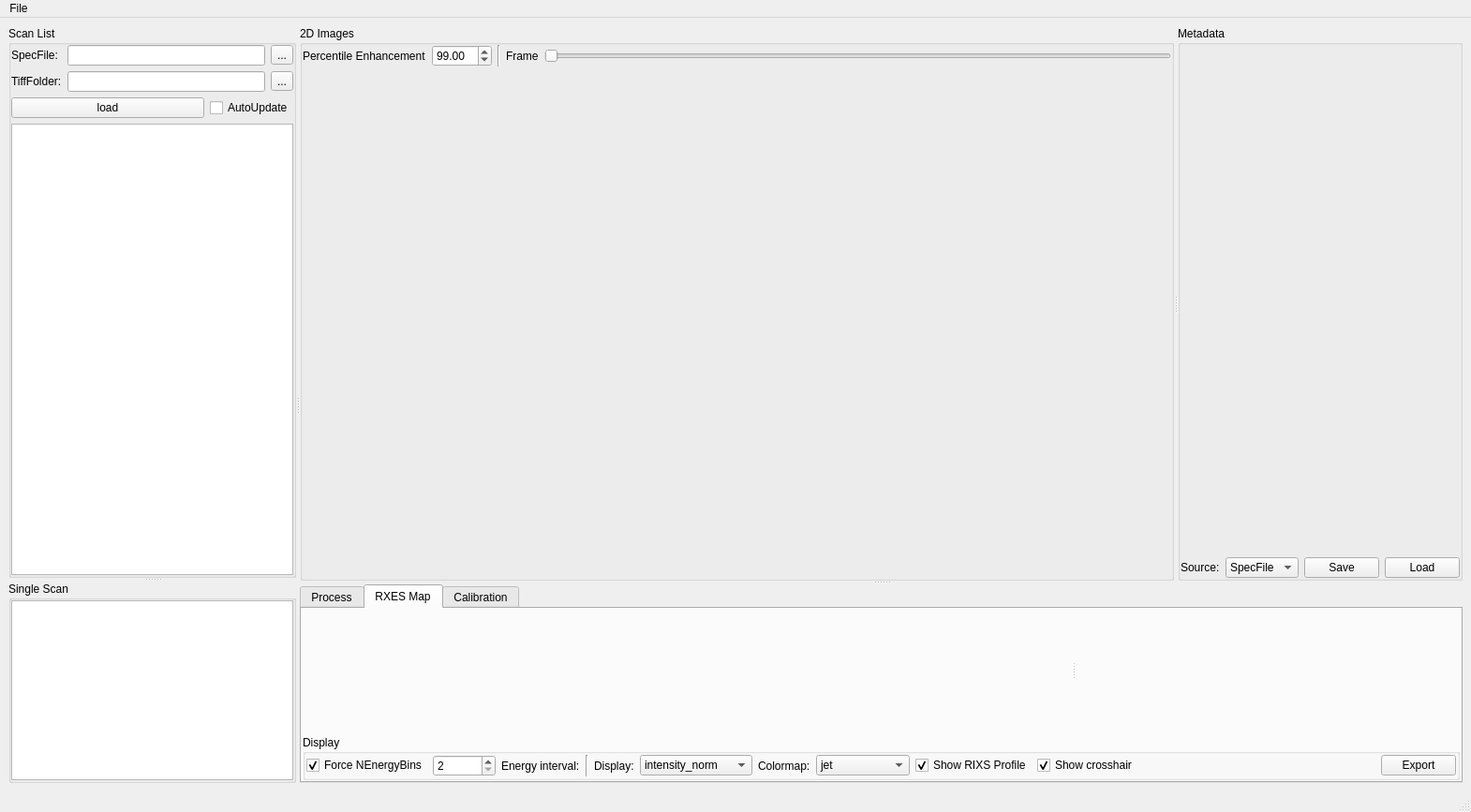
<?xml version="1.0" encoding="UTF-8"?>
<ui version="4.0">
 <class>MainWindow</class>
 <widget class="QMainWindow" name="MainWindow">
  <property name="geometry">
   <rect>
    <x>0</x>
    <y>0</y>
    <width>1570</width>
    <height>867</height>
   </rect>
  </property>
  <property name="windowTitle">
   <string>RIXSviewer</string>
  </property>
  <widget class="QWidget" name="centralwidget">
   <layout class="QGridLayout" name="gridLayout_11">
    <item row="0" column="0">
     <widget class="QSplitter" name="splitter_4">
      <property name="orientation">
       <enum>Qt::Orientation::Horizontal</enum>
      </property>
      <widget class="QSplitter" name="splitter_2">
       <property name="orientation">
        <enum>Qt::Orientation::Vertical</enum>
       </property>
       <widget class="QGroupBox" name="groupBox">
        <property name="sizePolicy">
         <sizepolicy hsizetype="Preferred" vsizetype="Preferred">
          <horstretch>0</horstretch>
          <verstretch>1</verstretch>
         </sizepolicy>
        </property>
        <property name="maximumSize">
         <size>
          <width>16777215</width>
          <height>16777215</height>
         </size>
        </property>
        <property name="title">
         <string>Scan List</string>
        </property>
        <layout class="QGridLayout" name="gridLayout">
         <property name="leftMargin">
          <number>0</number>
         </property>
         <property name="topMargin">
          <number>0</number>
         </property>
         <property name="rightMargin">
          <number>0</number>
         </property>
         <property name="bottomMargin">
          <number>0</number>
         </property>
         <item row="3" column="0" colspan="3">
          <widget class="QTableView" name="tableView_scan">
           <property name="sizePolicy">
            <sizepolicy hsizetype="Preferred" vsizetype="Preferred">
             <horstretch>0</horstretch>
             <verstretch>1</verstretch>
            </sizepolicy>
           </property>
           <property name="selectionMode">
            <enum>QAbstractItemView::SelectionMode::SingleSelection</enum>
           </property>
           <property name="selectionBehavior">
            <enum>QAbstractItemView::SelectionBehavior::SelectRows</enum>
           </property>
          </widget>
         </item>
         <item row="2" column="0" colspan="3">
          <layout class="QHBoxLayout" name="horizontalLayout_2">
           <item>
            <widget class="QPushButton" name="pushButton_load_scan">
             <property name="sizePolicy">
              <sizepolicy hsizetype="Expanding" vsizetype="Fixed">
               <horstretch>0</horstretch>
               <verstretch>0</verstretch>
              </sizepolicy>
             </property>
             <property name="minimumSize">
              <size>
               <width>30</width>
               <height>0</height>
              </size>
             </property>
             <property name="maximumSize">
              <size>
               <width>16777215</width>
               <height>16777215</height>
              </size>
             </property>
             <property name="text">
              <string>load</string>
             </property>
            </widget>
           </item>
           <item>
            <widget class="QCheckBox" name="checkBox_autoupdate">
             <property name="text">
              <string>AutoUpdate</string>
             </property>
            </widget>
           </item>
          </layout>
         </item>
         <item row="1" column="2">
          <widget class="QToolButton" name="toolButton_set_tifffolder">
           <property name="text">
            <string>...</string>
           </property>
          </widget>
         </item>
         <item row="0" column="1">
          <widget class="QLineEdit" name="lineEdit_specfilename">
           <property name="sizePolicy">
            <sizepolicy hsizetype="Expanding" vsizetype="Fixed">
             <horstretch>0</horstretch>
             <verstretch>0</verstretch>
            </sizepolicy>
           </property>
          </widget>
         </item>
         <item row="0" column="0">
          <widget class="QLabel" name="label">
           <property name="sizePolicy">
            <sizepolicy hsizetype="Fixed" vsizetype="Preferred">
             <horstretch>0</horstretch>
             <verstretch>0</verstretch>
            </sizepolicy>
           </property>
           <property name="text">
            <string>SpecFile:</string>
           </property>
          </widget>
         </item>
         <item row="1" column="1">
          <widget class="QLineEdit" name="lineEdit">
           <property name="sizePolicy">
            <sizepolicy hsizetype="Expanding" vsizetype="Fixed">
             <horstretch>0</horstretch>
             <verstretch>0</verstretch>
            </sizepolicy>
           </property>
          </widget>
         </item>
         <item row="1" column="0">
          <widget class="QLabel" name="label_3">
           <property name="sizePolicy">
            <sizepolicy hsizetype="Fixed" vsizetype="Preferred">
             <horstretch>0</horstretch>
             <verstretch>0</verstretch>
            </sizepolicy>
           </property>
           <property name="text">
            <string>TiffFolder:</string>
           </property>
          </widget>
         </item>
         <item row="0" column="2">
          <widget class="QToolButton" name="toolButton_load_specfile">
           <property name="text">
            <string>...</string>
           </property>
          </widget>
         </item>
        </layout>
       </widget>
       <widget class="QGroupBox" name="groupBox_2">
        <property name="sizePolicy">
         <sizepolicy hsizetype="Preferred" vsizetype="Preferred">
          <horstretch>0</horstretch>
          <verstretch>0</verstretch>
         </sizepolicy>
        </property>
        <property name="maximumSize">
         <size>
          <width>16777215</width>
          <height>16777215</height>
         </size>
        </property>
        <property name="title">
         <string>Single Scan</string>
        </property>
        <layout class="QGridLayout" name="gridLayout_2">
         <property name="leftMargin">
          <number>0</number>
         </property>
         <property name="topMargin">
          <number>0</number>
         </property>
         <property name="rightMargin">
          <number>0</number>
         </property>
         <property name="bottomMargin">
          <number>0</number>
         </property>
         <item row="0" column="0">
          <widget class="QTableView" name="tableView_image">
           <property name="sizePolicy">
            <sizepolicy hsizetype="Preferred" vsizetype="Preferred">
             <horstretch>0</horstretch>
             <verstretch>1</verstretch>
            </sizepolicy>
           </property>
          </widget>
         </item>
        </layout>
       </widget>
      </widget>
      <widget class="QSplitter" name="splitter_3">
       <property name="orientation">
        <enum>Qt::Orientation::Vertical</enum>
       </property>
       <widget class="QSplitter" name="splitter">
        <property name="orientation">
         <enum>Qt::Orientation::Horizontal</enum>
        </property>
        <widget class="QGroupBox" name="groupBox_2d_scattering">
         <property name="sizePolicy">
          <sizepolicy hsizetype="Preferred" vsizetype="Preferred">
           <horstretch>2</horstretch>
           <verstretch>2</verstretch>
          </sizepolicy>
         </property>
         <property name="title">
          <string>2D Images</string>
         </property>
         <layout class="QGridLayout" name="gridLayout_3">
          <property name="leftMargin">
           <number>0</number>
          </property>
          <property name="topMargin">
           <number>0</number>
          </property>
          <property name="rightMargin">
           <number>0</number>
          </property>
          <property name="bottomMargin">
           <number>0</number>
          </property>
          <item row="1" column="0" colspan="5">
           <widget class="GraphicsLayoutWidget" name="widget_img" native="true">
            <property name="sizePolicy">
             <sizepolicy hsizetype="Preferred" vsizetype="Preferred">
              <horstretch>0</horstretch>
              <verstretch>3</verstretch>
             </sizepolicy>
            </property>
           </widget>
          </item>
          <item row="0" column="4">
           <widget class="QSlider" name="horizontalSlider_frame_index">
            <property name="orientation">
             <enum>Qt::Orientation::Horizontal</enum>
            </property>
           </widget>
          </item>
          <item row="0" column="1">
           <widget class="QDoubleSpinBox" name="doubleSpinBox_percentile_cutoff">
            <property name="minimum">
             <double>50.000000000000000</double>
            </property>
            <property name="maximum">
             <double>100.000000000000000</double>
            </property>
            <property name="singleStep">
             <double>0.100000000000000</double>
            </property>
            <property name="value">
             <double>99.000000000000000</double>
            </property>
           </widget>
          </item>
          <item row="0" column="3">
           <widget class="QLabel" name="label_6">
            <property name="text">
             <string>Frame</string>
            </property>
           </widget>
          </item>
          <item row="0" column="0">
           <widget class="QLabel" name="label_2">
            <property name="text">
             <string>Percentile Enhancement</string>
            </property>
           </widget>
          </item>
          <item row="0" column="2">
           <widget class="Line" name="line_6">
            <property name="orientation">
             <enum>Qt::Orientation::Vertical</enum>
            </property>
           </widget>
          </item>
         </layout>
        </widget>
        <widget class="QGroupBox" name="groupBox_4">
         <property name="sizePolicy">
          <sizepolicy hsizetype="Minimum" vsizetype="Preferred">
           <horstretch>0</horstretch>
           <verstretch>2</verstretch>
          </sizepolicy>
         </property>
         <property name="minimumSize">
          <size>
           <width>0</width>
           <height>300</height>
          </size>
         </property>
         <property name="title">
          <string>Metadata</string>
         </property>
         <layout class="QGridLayout" name="gridLayout_8">
          <property name="leftMargin">
           <number>0</number>
          </property>
          <property name="topMargin">
           <number>0</number>
          </property>
          <property name="rightMargin">
           <number>0</number>
          </property>
          <property name="bottomMargin">
           <number>0</number>
          </property>
          <item row="0" column="0" rowspan="2">
           <layout class="QGridLayout" name="gridLayout_5">
            <item row="0" column="0" colspan="4">
             <widget class="ParameterTree" name="widget_ptree" native="true">
              <property name="sizePolicy">
               <sizepolicy hsizetype="Preferred" vsizetype="Preferred">
                <horstretch>0</horstretch>
                <verstretch>1</verstretch>
               </sizepolicy>
              </property>
              <property name="minimumSize">
               <size>
                <width>100</width>
                <height>200</height>
               </size>
              </property>
             </widget>
            </item>
            <item row="1" column="0">
             <widget class="QLabel" name="label_4">
              <property name="text">
               <string>Source:</string>
              </property>
             </widget>
            </item>
            <item row="1" column="1">
             <widget class="QComboBox" name="comboBox_metasource">
              <item>
               <property name="text">
                <string>SpecFile</string>
               </property>
              </item>
              <item>
               <property name="text">
                <string>PV</string>
               </property>
              </item>
              <item>
               <property name="text">
                <string>USER</string>
               </property>
              </item>
             </widget>
            </item>
            <item row="1" column="2">
             <widget class="QPushButton" name="pushButton_4">
              <property name="text">
               <string>Save</string>
              </property>
             </widget>
            </item>
            <item row="1" column="3">
             <widget class="QPushButton" name="pushButton_3">
              <property name="text">
               <string>Load</string>
              </property>
             </widget>
            </item>
           </layout>
          </item>
         </layout>
        </widget>
       </widget>
       <widget class="QTabWidget" name="tabWidget">
        <property name="currentIndex">
         <number>1</number>
        </property>
        <widget class="QWidget" name="tab_2">
         <attribute name="title">
          <string>Process</string>
         </attribute>
         <layout class="QGridLayout" name="gridLayout_4">
          <property name="leftMargin">
           <number>1</number>
          </property>
          <property name="topMargin">
           <number>1</number>
          </property>
          <property name="rightMargin">
           <number>1</number>
          </property>
          <property name="bottomMargin">
           <number>1</number>
          </property>
          <item row="0" column="0">
           <widget class="GraphicsLayoutWidget" name="widget_binhdl" native="true">
            <property name="sizePolicy">
             <sizepolicy hsizetype="Preferred" vsizetype="Preferred">
              <horstretch>0</horstretch>
              <verstretch>3</verstretch>
             </sizepolicy>
            </property>
           </widget>
          </item>
          <item row="1" column="0">
           <widget class="QGroupBox" name="groupBox_6">
            <property name="title">
             <string>Process</string>
            </property>
            <layout class="QGridLayout" name="gridLayout_7">
             <property name="leftMargin">
              <number>1</number>
             </property>
             <property name="topMargin">
              <number>1</number>
             </property>
             <property name="rightMargin">
              <number>1</number>
             </property>
             <property name="bottomMargin">
              <number>1</number>
             </property>
             <item row="0" column="0">
              <widget class="QCheckBox" name="checkBox_overwrite_binning_points">
               <property name="text">
                <string>Force NEnergyBins</string>
               </property>
              </widget>
             </item>
             <item row="0" column="1">
              <widget class="QSpinBox" name="spinBox_force_binning_points">
               <property name="enabled">
                <bool>false</bool>
               </property>
               <property name="sizePolicy">
                <sizepolicy hsizetype="Fixed" vsizetype="Fixed">
                 <horstretch>0</horstretch>
                 <verstretch>0</verstretch>
                </sizepolicy>
               </property>
               <property name="minimum">
                <number>10</number>
               </property>
               <property name="maximum">
                <number>9999</number>
               </property>
              </widget>
             </item>
             <item row="0" column="2">
              <widget class="QLabel" name="label_energy_interval">
               <property name="sizePolicy">
                <sizepolicy hsizetype="Fixed" vsizetype="Preferred">
                 <horstretch>0</horstretch>
                 <verstretch>0</verstretch>
                </sizepolicy>
               </property>
               <property name="minimumSize">
                <size>
                 <width>220</width>
                 <height>0</height>
                </size>
               </property>
               <property name="maximumSize">
                <size>
                 <width>220</width>
                 <height>16777215</height>
                </size>
               </property>
               <property name="text">
                <string>Energy Interval:</string>
               </property>
              </widget>
             </item>
             <item row="0" column="3">
              <widget class="Line" name="line">
               <property name="orientation">
                <enum>Qt::Orientation::Vertical</enum>
               </property>
              </widget>
             </item>
             <item row="0" column="4">
              <widget class="QCheckBox" name="checkBox_show_rawdata">
               <property name="text">
                <string>Show RawData</string>
               </property>
              </widget>
             </item>
             <item row="0" column="5">
              <widget class="Line" name="line_3">
               <property name="orientation">
                <enum>Qt::Orientation::Vertical</enum>
               </property>
              </widget>
             </item>
             <item row="0" column="6">
              <widget class="QLabel" name="label_10">
               <property name="text">
                <string>Progress:</string>
               </property>
              </widget>
             </item>
             <item row="0" column="7">
              <widget class="QProgressBar" name="progressBar_process">
               <property name="sizePolicy">
                <sizepolicy hsizetype="Expanding" vsizetype="Fixed">
                 <horstretch>2</horstretch>
                 <verstretch>0</verstretch>
                </sizepolicy>
               </property>
               <property name="value">
                <number>0</number>
               </property>
              </widget>
             </item>
             <item row="0" column="8">
              <widget class="Line" name="line_10">
               <property name="orientation">
                <enum>Qt::Orientation::Vertical</enum>
               </property>
              </widget>
             </item>
             <item row="0" column="9">
              <widget class="QLabel" name="label_11">
               <property name="text">
                <string>Plot</string>
               </property>
              </widget>
             </item>
             <item row="0" column="10">
              <widget class="QComboBox" name="comboBox_plottarget">
               <property name="sizePolicy">
                <sizepolicy hsizetype="Fixed" vsizetype="Fixed">
                 <horstretch>2</horstretch>
                 <verstretch>0</verstretch>
                </sizepolicy>
               </property>
               <property name="minimumSize">
                <size>
                 <width>120</width>
                 <height>0</height>
                </size>
               </property>
               <item>
                <property name="text">
                 <string>intensity_norm</string>
                </property>
               </item>
               <item>
                <property name="text">
                 <string>i0_norm</string>
                </property>
               </item>
               <item>
                <property name="text">
                 <string>i2_norm</string>
                </property>
               </item>
               <item>
                <property name="text">
                 <string>mmepin1_norm</string>
                </property>
               </item>
               <item>
                <property name="text">
                 <string>mmepin2_norm</string>
                </property>
               </item>
               <item>
                <property name="text">
                 <string>pseudo_cps</string>
                </property>
               </item>
               <item>
                <property name="text">
                 <string>intensity_raw</string>
                </property>
               </item>
               <item>
                <property name="text">
                 <string>A</string>
                </property>
               </item>
               <item>
                <property name="text">
                 <string>i0</string>
                </property>
               </item>
               <item>
                <property name="text">
                 <string>i2</string>
                </property>
               </item>
               <item>
                <property name="text">
                 <string>mmepin1</string>
                </property>
               </item>
               <item>
                <property name="text">
                 <string>mmepin2</string>
                </property>
               </item>
              </widget>
             </item>
             <item row="0" column="11">
              <widget class="Line" name="line_9">
               <property name="orientation">
                <enum>Qt::Orientation::Vertical</enum>
               </property>
              </widget>
             </item>
             <item row="0" column="12">
              <widget class="QPushButton" name="pushButton_process">
               <property name="text">
                <string>Apply</string>
               </property>
              </widget>
             </item>
             <item row="0" column="13">
              <widget class="QPushButton" name="pushButton_save">
               <property name="text">
                <string>Export</string>
               </property>
              </widget>
             </item>
            </layout>
           </widget>
          </item>
         </layout>
        </widget>
        <widget class="QWidget" name="tab_rxesmap">
         <attribute name="title">
          <string>RXES Map</string>
         </attribute>
         <layout class="QGridLayout" name="gridLayout_rxesmap">
          <property name="leftMargin">
           <number>1</number>
          </property>
          <property name="topMargin">
           <number>1</number>
          </property>
          <property name="rightMargin">
           <number>1</number>
          </property>
          <property name="bottomMargin">
           <number>1</number>
          </property>
          <item row="0" column="0">
           <widget class="QSplitter" name="splitter_rxesmap">
            <property name="sizePolicy">
             <sizepolicy hsizetype="Preferred" vsizetype="Preferred">
              <horstretch>0</horstretch>
              <verstretch>3</verstretch>
             </sizepolicy>
            </property>
            <property name="orientation">
             <enum>Qt::Orientation::Horizontal</enum>
            </property>
            <widget class="GraphicsLayoutWidget" name="widget_rxeshdl" native="true">
             <property name="sizePolicy">
              <sizepolicy hsizetype="Preferred" vsizetype="Preferred">
               <horstretch>2</horstretch>
               <verstretch>3</verstretch>
              </sizepolicy>
             </property>
            </widget>
            <widget class="GraphicsLayoutWidget" name="widget_rxesprofilehdl" native="true">
             <property name="sizePolicy">
              <sizepolicy hsizetype="Preferred" vsizetype="Preferred">
               <horstretch>1</horstretch>
               <verstretch>3</verstretch>
              </sizepolicy>
             </property>
            </widget>
           </widget>
          </item>
          <item row="1" column="0">
           <widget class="QGroupBox" name="groupBox_rxesmap">
            <property name="title">
             <string>Display</string>
            </property>
            <layout class="QHBoxLayout" name="horizontalLayout_rxesmap">
             <property name="leftMargin">
              <number>1</number>
             </property>
             <property name="topMargin">
              <number>1</number>
             </property>
             <property name="rightMargin">
              <number>1</number>
             </property>
             <property name="bottomMargin">
              <number>1</number>
             </property>
             <item>
              <widget class="QCheckBox" name="checkBox_overwrite_rxes_binning_points">
               <property name="text">
                <string>Force NEnergyBins</string>
               </property>
               <property name="checked">
                <bool>true</bool>
               </property>
              </widget>
             </item>
             <item>
              <widget class="QSpinBox" name="spinBox_force_rxes_binning_points">
               <property name="enabled">
                <bool>true</bool>
               </property>
               <property name="sizePolicy">
                <sizepolicy hsizetype="Fixed" vsizetype="Fixed">
                 <horstretch>0</horstretch>
                 <verstretch>0</verstretch>
                </sizepolicy>
               </property>
               <property name="minimum">
                <number>2</number>
               </property>
               <property name="maximum">
                <number>999999</number>
               </property>
              </widget>
             </item>
             <item>
              <widget class="QLabel" name="label_rxes_energy_interval">
               <property name="sizePolicy">
                <sizepolicy hsizetype="Preferred" vsizetype="Preferred">
                 <horstretch>0</horstretch>
                 <verstretch>0</verstretch>
                </sizepolicy>
               </property>
               <property name="text">
                <string>Energy interval:</string>
               </property>
              </widget>
             </item>
             <item>
              <widget class="Line" name="line_rxesmap">
               <property name="orientation">
                <enum>Qt::Orientation::Vertical</enum>
               </property>
              </widget>
             </item>
             <item>
              <widget class="QLabel" name="label_rxes_plottarget">
               <property name="text">
                <string>Display:</string>
               </property>
              </widget>
             </item>
             <item>
              <widget class="QComboBox" name="comboBox_rxes_plottarget">
               <property name="sizePolicy">
                <sizepolicy hsizetype="Fixed" vsizetype="Fixed">
                 <horstretch>0</horstretch>
                 <verstretch>0</verstretch>
                </sizepolicy>
               </property>
               <property name="minimumSize">
                <size>
                 <width>120</width>
                 <height>0</height>
                </size>
               </property>
               <item>
                <property name="text">
                 <string>intensity_norm</string>
                </property>
               </item>
               <item>
                <property name="text">
                 <string>intensity</string>
                </property>
               </item>
               <item>
                <property name="text">
                 <string>sample</string>
                </property>
               </item>
              </widget>
             </item>
             <item>
              <widget class="QLabel" name="label_rxes_cmap">
               <property name="text">
                <string>Colormap:</string>
               </property>
              </widget>
             </item>
             <item>
              <widget class="QComboBox" name="comboBox_rxes_cmap">
               <property name="sizePolicy">
                <sizepolicy hsizetype="Fixed" vsizetype="Fixed">
                 <horstretch>0</horstretch>
                 <verstretch>0</verstretch>
                </sizepolicy>
               </property>
               <property name="minimumSize">
                <size>
                 <width>100</width>
                 <height>0</height>
                </size>
               </property>
               <item>
                <property name="text">
                 <string>jet</string>
                </property>
               </item>
               <item>
                <property name="text">
                 <string>viridis</string>
                </property>
               </item>
               <item>
                <property name="text">
                 <string>plasma</string>
                </property>
               </item>
               <item>
                <property name="text">
                 <string>inferno</string>
                </property>
               </item>
               <item>
                <property name="text">
                 <string>magma</string>
                </property>
               </item>
               <item>
                <property name="text">
                 <string>turbo</string>
                </property>
               </item>
               <item>
                <property name="text">
                 <string>gray</string>
                </property>
               </item>
               <item>
                <property name="text">
                 <string>coolwarm</string>
                </property>
               </item>
              </widget>
             </item>
             <item>
              <widget class="QCheckBox" name="checkBox_show_rixsprofile">
               <property name="text">
                <string>Show RIXS Profile</string>
               </property>
               <property name="checked">
                <bool>true</bool>
               </property>
              </widget>
             </item>
             <item>
              <widget class="QCheckBox" name="checkBox_show_crosshair">
               <property name="text">
                <string>Show crosshair</string>
               </property>
               <property name="checked">
                <bool>true</bool>
               </property>
              </widget>
             </item>
             <item>
              <spacer name="horizontalSpacer_rxesmap">
               <property name="orientation">
                <enum>Qt::Orientation::Horizontal</enum>
               </property>
               <property name="sizeHint" stdset="0">
                <size>
                 <width>40</width>
                 <height>20</height>
                </size>
               </property>
              </spacer>
             </item>
             <item>
              <widget class="QPushButton" name="pushButton_rxes_save">
               <property name="text">
                <string>Export</string>
               </property>
              </widget>
             </item>
            </layout>
           </widget>
          </item>
         </layout>
        </widget>
        <widget class="QWidget" name="tab">
         <attribute name="title">
          <string>Calibration</string>
         </attribute>
         <layout class="QGridLayout" name="gridLayout_10">
          <property name="leftMargin">
           <number>1</number>
          </property>
          <property name="topMargin">
           <number>1</number>
          </property>
          <property name="rightMargin">
           <number>1</number>
          </property>
          <property name="bottomMargin">
           <number>1</number>
          </property>
          <item row="0" column="0">
           <widget class="GraphicsLayoutWidget" name="widget_calibhdl" native="true">
            <property name="sizePolicy">
             <sizepolicy hsizetype="Preferred" vsizetype="Preferred">
              <horstretch>0</horstretch>
              <verstretch>3</verstretch>
             </sizepolicy>
            </property>
           </widget>
          </item>
          <item row="1" column="0">
           <widget class="QGroupBox" name="groupBox_7">
            <property name="title">
             <string>Settings</string>
            </property>
            <layout class="QGridLayout" name="gridLayout_9">
             <property name="leftMargin">
              <number>1</number>
             </property>
             <property name="topMargin">
              <number>1</number>
             </property>
             <property name="rightMargin">
              <number>1</number>
             </property>
             <property name="bottomMargin">
              <number>1</number>
             </property>
             <item row="0" column="1">
              <widget class="QComboBox" name="comboBox_fit_target">
               <item>
                <property name="text">
                 <string>DeltaD</string>
                </property>
               </item>
               <item>
                <property name="text">
                 <string>TiltAngle</string>
                </property>
               </item>
              </widget>
             </item>
             <item row="0" column="9">
              <widget class="QProgressBar" name="progressBar_calibrate">
               <property name="value">
                <number>0</number>
               </property>
              </widget>
             </item>
             <item row="0" column="8">
              <widget class="QLabel" name="label_9">
               <property name="text">
                <string>Progress:</string>
               </property>
              </widget>
             </item>
             <item row="0" column="0">
              <widget class="QLabel" name="label_8">
               <property name="sizePolicy">
                <sizepolicy hsizetype="Fixed" vsizetype="Preferred">
                 <horstretch>0</horstretch>
                 <verstretch>0</verstretch>
                </sizepolicy>
               </property>
               <property name="text">
                <string>OptimizeTarget:</string>
               </property>
              </widget>
             </item>
             <item row="0" column="4">
              <widget class="QComboBox" name="comboBox_center_method">
               <item>
                <property name="text">
                 <string>gaussian</string>
                </property>
               </item>
               <item>
                <property name="text">
                 <string>centroid</string>
                </property>
               </item>
               <item>
                <property name="text">
                 <string>argmax</string>
                </property>
               </item>
              </widget>
             </item>
             <item row="0" column="10">
              <widget class="QPushButton" name="pushButton_fit_pixel_size">
               <property name="text">
                <string>Calibrate</string>
               </property>
              </widget>
             </item>
             <item row="0" column="6">
              <spacer name="horizontalSpacer">
               <property name="orientation">
                <enum>Qt::Orientation::Horizontal</enum>
               </property>
               <property name="sizeHint" stdset="0">
                <size>
                 <width>40</width>
                 <height>20</height>
                </size>
               </property>
              </spacer>
             </item>
             <item row="0" column="5">
              <widget class="Line" name="line_5">
               <property name="orientation">
                <enum>Qt::Orientation::Vertical</enum>
               </property>
              </widget>
             </item>
             <item row="0" column="3">
              <widget class="QLabel" name="label_5">
               <property name="sizePolicy">
                <sizepolicy hsizetype="Fixed" vsizetype="Preferred">
                 <horstretch>0</horstretch>
                 <verstretch>0</verstretch>
                </sizepolicy>
               </property>
               <property name="text">
                <string>Center Model:</string>
               </property>
              </widget>
             </item>
             <item row="0" column="2">
              <widget class="Line" name="line_4">
               <property name="orientation">
                <enum>Qt::Orientation::Vertical</enum>
               </property>
              </widget>
             </item>
             <item row="0" column="7">
              <widget class="Line" name="line_7">
               <property name="orientation">
                <enum>Qt::Orientation::Vertical</enum>
               </property>
              </widget>
             </item>
            </layout>
           </widget>
          </item>
         </layout>
        </widget>
       </widget>
      </widget>
     </widget>
    </item>
   </layout>
  </widget>
  <widget class="QMenuBar" name="menubar">
   <property name="geometry">
    <rect>
     <x>0</x>
     <y>0</y>
     <width>1570</width>
     <height>23</height>
    </rect>
   </property>
   <widget class="QMenu" name="menuFile">
    <property name="title">
     <string>File</string>
    </property>
    <addaction name="actionLoad_Spec_file"/>
    <addaction name="actionSet_Tif_folder"/>
   </widget>
   <addaction name="menuFile"/>
  </widget>
  <widget class="QStatusBar" name="statusbar"/>
  <action name="actionLoad_Spec_file">
   <property name="text">
    <string>Load Spec file</string>
   </property>
  </action>
  <action name="actionSet_Tif_folder">
   <property name="text">
    <string>Set Tif folder</string>
   </property>
  </action>
 </widget>
 <customwidgets>
  <customwidget>
   <class>GraphicsLayoutWidget</class>
   <extends>QWidget</extends>
   <header>pyqtgraph</header>
   <container>1</container>
  </customwidget>
  <customwidget>
   <class>ParameterTree</class>
   <extends>QWidget</extends>
   <header>pyqtgraph.parametertree</header>
   <container>1</container>
  </customwidget>
 </customwidgets>
 <resources/>
 <connections>
  <connection>
   <sender>checkBox_autoupdate</sender>
   <signal>toggled(bool)</signal>
   <receiver>pushButton_fit_pixel_size</receiver>
   <slot>setDisabled(bool)</slot>
   <hints>
    <hint type="sourcelabel">
     <x>296</x>
     <y>145</y>
    </hint>
    <hint type="destinationlabel">
     <x>1553</x>
     <y>827</y>
    </hint>
   </hints>
  </connection>
  <connection>
   <sender>checkBox_overwrite_binning_points</sender>
   <signal>toggled(bool)</signal>
   <receiver>spinBox_force_binning_points</receiver>
   <slot>setEnabled(bool)</slot>
   <hints>
    <hint type="sourcelabel">
     <x>546</x>
     <y>807</y>
    </hint>
    <hint type="destinationlabel">
     <x>700</x>
     <y>815</y>
    </hint>
   </hints>
  </connection>
  <connection>
   <sender>checkBox_overwrite_rxes_binning_points</sender>
   <signal>toggled(bool)</signal>
   <receiver>spinBox_force_rxes_binning_points</receiver>
   <slot>setEnabled(bool)</slot>
   <hints>
    <hint type="sourcelabel">
     <x>546</x>
     <y>807</y>
    </hint>
    <hint type="destinationlabel">
     <x>700</x>
     <y>815</y>
    </hint>
   </hints>
  </connection>
 </connections>
</ui>
